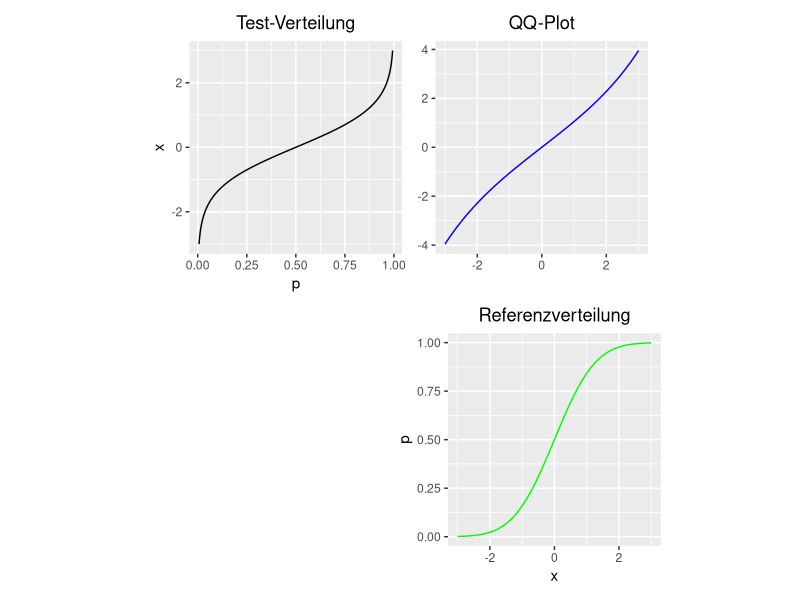

Recreate this plot in R.
library(ggplot2)
library(patchwork)

x_low = -3
x_high = 3
df = 10

samples <- seq(x_low, x_high, length.out = 100)
ref_prob  <- pnorm(q = samples)
test_prob <- pt(q = samples, df = df)

ref_data  <- data.frame(x = samples,   y = ref_prob)
test_data <- data.frame(x = test_prob, y = samples)

ref_quantiles <- qnorm(ref_prob)
test_quantiles <- qt(ref_prob, df = df)
qq_data <- data.frame(x = ref_quantiles, y = test_quantiles)

create_plot <- function(data, xlab, ylab, color, title) {
  ggplot(data, aes(x = x, y = y)) + 
    geom_line(color = color) +
    xlab(xlab) + 
    ylab(ylab) + 
    ggtitle(title) + 
    theme(aspect.ratio = 1, plot.title = element_text(hjust = 0.5))
}

empty_plot <- function() {
  ggplot() + theme_void() + theme(aspect.ratio = 1)
}

# Create four example plots
plot1 <- create_plot(test_data, "p", "x", "black", "Test-Verteilung")
plot2 <- create_plot(qq_data, NULL, NULL, "blue", "QQ-Plot")
plot3 <- create_plot(ref_data, "x", "p", "green", "Referenzverteilung")

combined_plot <- (plot1 | plot2) / (empty_plot() | plot3) +
  plot_layout(heights = c(1, 1))

# Display the combined plot
print(combined_plot)

